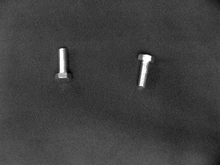
%> input picture Proyecto/Bases Sossa/IMAG001.BMP, 220 x 165 px, shrunk from 320 x 240 before the run
$ octave Pruebas.m   (GNU Octave 9; MATLAB toolbox functions it lacks are replaced by stand-ins)
%> lines starting %> are read from the running program, lines starting %| are printed output that depends on the picture; in (x1, y1, x2, y2) boxes, pixels count from 0 and x2, y2 are one past the last pixel; in counts of white or black regions, pixels touching at a corner belong together; the program's own positions count from 1

clear all;
clc
archivo="Bases Sossa";
grupoImagenes={};
valoresImagenes=[];
CONST=20;
for i=1:120
    if(isfile(strcat(archivo,"/IMAG",addZeros(i),".BMP")))
        imagen=imread(strcat(archivo,"/IMAG",addZeros(i),".BMP"));
%> imagen is the input picture: size 165x220 uint8; min 0, max 255, mean 63.7
        imagenBW=imdilate(im2bw(imagen),strel("disk",1));
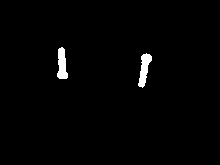
%> imagenBW: size 165x220 logical; 1.4% white; 2 white regions
        s=regionprops(imagenBW,"Area","Perimeter","BoundingBox");
%> s = 2 regions; box (x1, y1, x2, y2), Area and Perimeter: (138, 53, 152, 88) 257 80.5, (57, 47, 68, 79) 246 73.97
        imshow(imagenBW);
        for j=1:length(s)
            figura=s(j);
            cociente=figura.Area/(figura.Perimeter^2);
            inicioX=floor(figura.BoundingBox(1));
            inicioY=floor(figura.BoundingBox(2));
            copiaImagen=[];

            for k=inicioX-CONST:ceil(inicioX+figura.BoundingBox(3)+CONST)
                for m=inicioY-CONST/2:ceil(inicioY+figura.BoundingBox(4)+CONST/2)
                    copiaImagen(m-inicioY+CONST/2+1,k-inicioX+CONST+1)=imagen(m,k);
                end
            end
            figure(1);
            imshow(imagen);
            hold on;
            rectangle("Position",[figura.BoundingBox(1) figura.BoundingBox(2) figura.BoundingBox(3) figura.BoundingBox(4)],"EdgeColor",[0 1 0], "LineWidth",1)

            figure(2)
            imshow(uint8(copiaImagen));
            hold on;

            indice=input("Que tipo de figura es: ");
            if(indice>length(valoresImagenes))
                valoresImagenes(end+1)=cociente;
                indice=length(valoresImagenes);
                grupoImagenes{indice}={};
            end


            grupoImagenes{indice}{end+1}=copiaImagen;
        end
%> this loop made 2 passes; the answer given on pass 1: 3
%> (figura, cociente, inicioX, inicioY) on passes 1 to 2: ({Area 246, BoundingBox [57.5 47.5 11 32], Perimeter 73.97}, 0.045, 57, 47), ({Area 257, BoundingBox [138.5 53.5 14 35], Perimeter 80.5}, 0.0397, 138, 53)
%> pass 1, `imshow(uint8(copiaImagen));`:
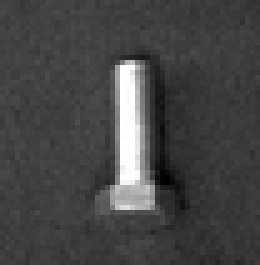
%> displayed picture: size 53x52, on the screen's scale of 0 to 255 (shown 5 times larger); min 0, max 255, mean 69.6
%> pass 2, `imshow(uint8(copiaImagen));`:
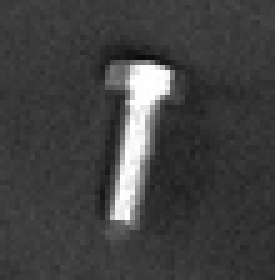
%> displayed picture: size 56x55, on the screen's scale of 0 to 255 (shown 5 times larger); min 8, max 255, mean 65.3
%> after the loop, grupoImagenes = 2 items; valoresImagenes = [0.045 0.0397]
%> after the loop:
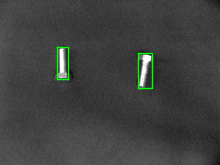
%> figure redrawn from the program's plot data
    end
end
%> pass 2 of the loop `for i=1:120`:
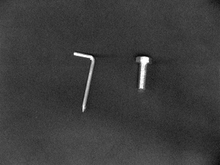
%> input picture Proyecto/Bases Sossa/IMAG002.BMP, 220 x 165 px, shrunk from 320 x 240 before the run
%> imagen is the input picture: size 165x220 uint8; min 3, max 255, mean 60.1
%> `imagenBW=imdilate(im2bw(imagen),strel("disk",1));`:
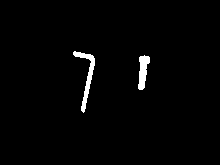
%> imagenBW: size 165x220 logical; 1.7% white; 2 white regions
%> s = 2 regions; box (x1, y1, x2, y2), Area and Perimeter: (73, 51, 95, 113) 344 154, (138, 55, 150, 90) 262 80.89
%> the loop `for j=1:length(s)` made 2 passes; the answer given on pass 1: 3
%> (figura, cociente, inicioX, inicioY) on passes 1 to 2: ({Area 344, BoundingBox [73.5 51.5 22 62], Perimeter 154}, 0.0145, 73, 51), ({Area 262, BoundingBox [138.5 55.5 12 35], Perimeter 80.89}, 0.04, 138, 55)
%> after the loop `for j=1:length(s)`: grupoImagenes = 3 items; valoresImagenes = [0.045 0.0397 0.0145]
%> after the loop `for j=1:length(s)`:
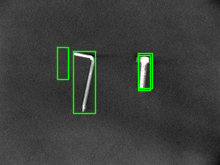
%> figure redrawn from the program's plot data
disp("Alv");
function cadena=addZeros(valor)
if(valor<10)
    cadena=strcat("00",int2str(valor));
elseif(valor<100)
    cadena=strcat("0",int2str(valor));
else
    cadena=strcat("",int2str(valor));
end
end
